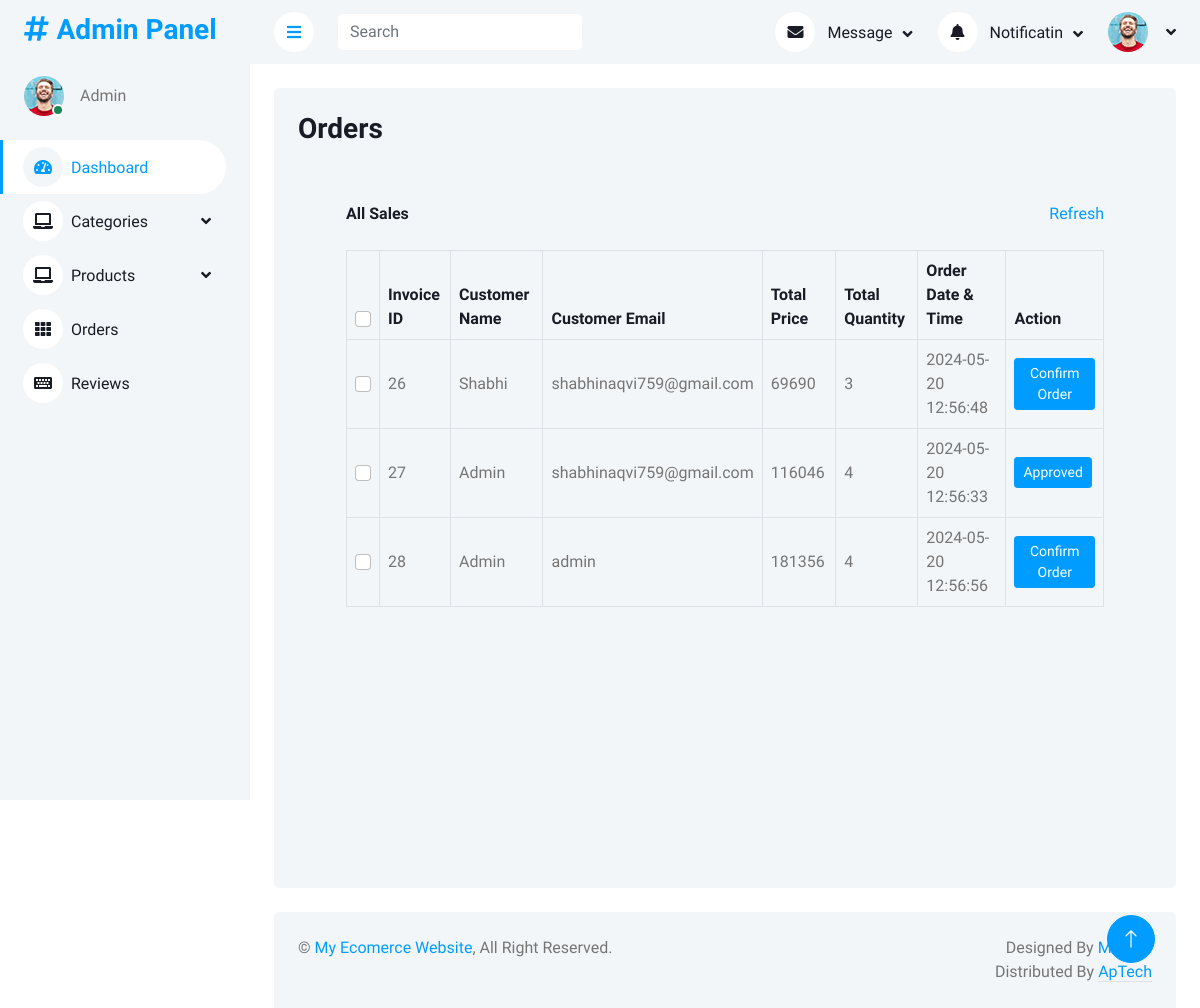
/AdminPanel/orders.php, run on an earlier commit of the app's database.
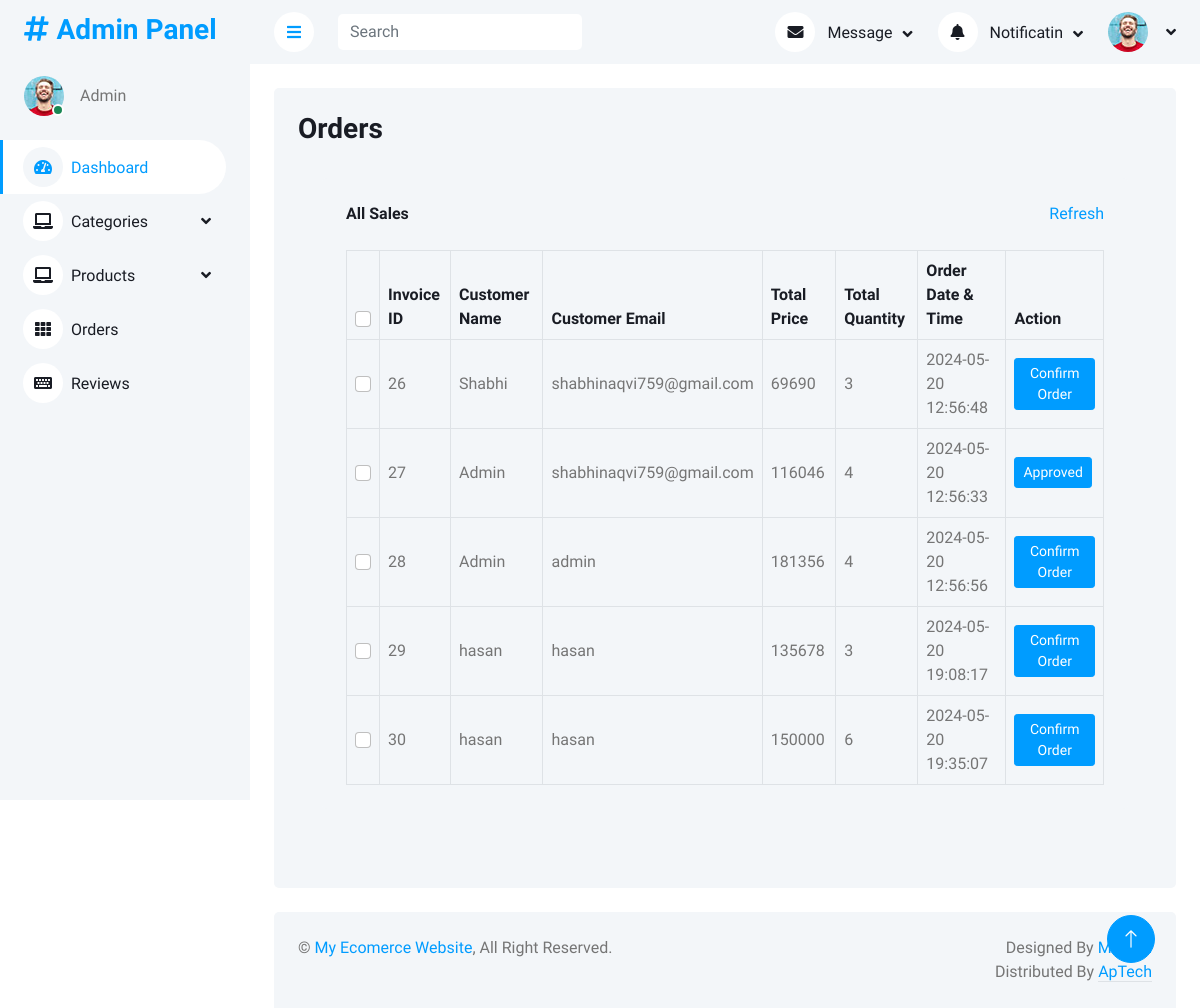
And on a later commit of the database.
### tables this page shows
CREATE TABLE `invoices` (
  `id` int(11) NOT NULL,
  `u_id` int(11) NOT NULL,
  `u_name` varchar(300) NOT NULL,
  `u_email` varchar(300) NOT NULL,
  `total_price` int(11) NOT NULL,
  `total_qty` int(11) NOT NULL,
  `status` varchar(200) NOT NULL DEFAULT 'Pending',
  `dateTime` timestamp NOT NULL DEFAULT current_timestamp() ON UPDATE current_timestamp()
);

### AdminPanel/orders.php (the view, shortened to what this page needs)
<?php
include "query.php";
include "header.php";
?>
<div class="container-fluid pt-4 px-4">
                <div class="row vh-100 bg-light rounded  mx-0">
                    <div class="col-md-12 p-4">
                        <h3>Orders</h3>
                        <div class="container-fluid pt-4 px-4">
                <div class="bg-light text-center rounded p-4">
                    <div class="d-flex align-items-center justify-content-between mb-4">
                        <h6 class="mb-0">All Sales</h6>
                        <a href="">Refresh</a>
                    </div>
                    <div class="table-responsive">
                        <table class="table text-start align-middle table-bordered table-hover mb-0">
                            <thead>
                                <tr class="text-dark">
                                    <th scope="col"><input class="form-check-input" type="checkbox"></th>
                                    <th scope="col">Invoice ID</th>
                                    <th scope="col">Customer Name</th>
                                    <th scope="col">Customer Email</th>
                                    <th scope="col">Total Price</th>
                                    <th scope="col">Total Quantity</th>
                                    <th scope="col">Order Date & Time</th>
                                    <th scope="col">Action</th>
                                </tr>
                            </thead>
                            <tbody>
                                <?php
                                $query = $pdo->query("select * from invoices");
                                $Allinvoices = $query->fetchAll(PDO::FETCH_ASSOC);
                                foreach ($Allinvoices as $invoice) {
                                ?>
                                <tr>
                                    <td><input class="form-check-input" type="checkbox"></td>
                                    <td><?php echo $invoice['id'] ?></td>
                                    <td><?php echo $invoice['u_name'] ?></td>
                                    <td><?php echo $invoice['u_email'] ?></td>
                                    <td><?php echo $invoice['total_price'] ?></td>
                                    <td><?php echo $invoice['total_qty'] ?></td>
                                    <td><?php echo $invoice['dateTime'] ?></td>
                                    <?php
                                        if($invoice['status'] == "Pending"){
                                        ?>
                                        <td>
                                            <form action="email.php" method="post">
                                            <button class="btn btn-sm btn-primary" name="sendEmail" >Confirm Order</button>
                                            </form>
                                        </td>
                                        <?php
                                        }
                                        else{
                                        ?>
                                        <td>
                                            <form action="email.php" method="post">
                                            <button class="btn btn-sm btn-primary" name="" >Approved</button>
                                            </form>
                                        </td>
                                    <?php
                                        }
                                    ?>
                                </tr>
                                    <?php
                                    }
                                    ?>
                            </tbody>
                        </table>
                    </div>
                </div>
            </div>
                    </div>
                </div>
 </div>
<?php
include "footer.php";
?>

### AdminPanel/header.php (shortened to what this page needs)
<!DOCTYPE html>
<html lang="en">
<head>
    <link href="https://cdnjs.cloudflare.com/ajax/libs/font-awesome/5.10.0/css/all.min.css" rel="stylesheet">
    <link href="https://cdn.jsdelivr.net/npm/bootstrap-icons@1.4.1/font/bootstrap-icons.css" rel="stylesheet">
    <link href="lib/owlcarousel/assets/owl.carousel.min.css" rel="stylesheet">
    <link href="lib/tempusdominus/css/tempusdominus-bootstrap-4.min.css" rel="stylesheet" />
    <link href="css/bootstrap.min.css" rel="stylesheet">
    <link href="css/style.css" rel="stylesheet">
</head>
<body>
    <div class="container-xxl position-relative bg-white d-flex p-0">
        <div class="sidebar pe-4 pb-3">
            <nav class="navbar bg-light navbar-light">
                <a href="." class="navbar-brand mx-4 mb-3">
                    <h3 class="text-primary"><i class="fa fa-hashtag me-2"></i>Admin Panel</h3>
                </a>
                <div class="d-flex align-items-center ms-4 mb-4">
                    <div class="position-relative">
                        <img class="rounded-circle" src="img/user.jpg" alt="" style="width: 40px; height: 40px;">
                        <div class="bg-success rounded-circle border border-2 border-white position-absolute end-0 bottom-0 p-1"></div>
                    </div>
                    <div class="ms-3">
                        <span>Admin</span>
                    </div>
                </div>
                <div class="navbar-nav w-100">
                    <a href="index.php" class="nav-item nav-link active"><i class="fa fa-tachometer-alt me-2"></i>Dashboard</a>
                    <div class="nav-item dropdown">
                        <a href="#" class="nav-link dropdown-toggle" data-bs-toggle="dropdown"><i class="fa fa-laptop me-2"></i>Categories</a>
                    </div>
                    <div class="nav-item dropdown">
                        <a href="#" class="nav-link dropdown-toggle" data-bs-toggle="dropdown"><i class="fa fa-laptop me-2"></i>Products</a>
                    </div>
                    <a href="orders.php" class="nav-item nav-link"><i class="fa fa-th me-2"></i>Orders</a>
                    <a href="reviews.php" class="nav-item nav-link"><i class="fa fa-keyboard me-2"></i>Reviews</a>
                </div>
            </nav>
        </div>
        <div class="content">
            <nav class="navbar navbar-expand bg-light navbar-light sticky-top px-4 py-0">
                <a href="#" class="sidebar-toggler flex-shrink-0">
                    <i class="fa fa-bars"></i>
                </a>
                <form class="d-none d-md-flex ms-4">
                    <input class="form-control border-0" type="search" placeholder="Search">
                </form>
                <div class="navbar-nav align-items-center ms-auto">
                    <div class="nav-item dropdown">
                        <a href="#" class="nav-link dropdown-toggle" data-bs-toggle="dropdown">
                            <i class="fa fa-envelope me-lg-2"></i>
                            <span class="d-none d-lg-inline-flex">Message</span>
                        </a>
                    </div>
                    <div class="nav-item dropdown">
                        <a href="#" class="nav-link dropdown-toggle" data-bs-toggle="dropdown">
                            <i class="fa fa-bell me-lg-2"></i>
                            <span class="d-none d-lg-inline-flex">Notificatin</span>
                        </a>
                    </div>
                    <div class="nav-item dropdown">
                        <a href="#" class="nav-link dropdown-toggle" data-bs-toggle="dropdown">
                            <img class="rounded-circle me-lg-2" src="img/user.jpg" alt="" style="width: 40px; height: 40px;">
                        </a>
                    </div>
                </div>
            </nav>

### AdminPanel/footer.php (shortened to what this page needs)
            <div class="container-fluid pt-4 px-4">
                <div class="bg-light rounded-top p-4">
                    <div class="row">
                        <div class="col-12 col-sm-6 text-center text-sm-start">
                            &copy; <a href="#">My Ecomerce Website</a>, All Right Reserved.
                        </div>
                        <div class="col-12 col-sm-6 text-center text-sm-end">
                            Designed By <a href=".">M Asad</a>
                        Distributed By <a class="border-bottom" href="." target="_blank">ApTech</a>
                        </div>
                    </div>
                </div>
            </div>
        </div>
        <a href="#" class="btn btn-lg btn-primary btn-lg-square back-to-top"><i class="bi bi-arrow-up"></i></a>
    </div>
</body>
</html>

### AdminPanel/css/style.css (style rules this page uses)
:root { --primary: #009CFF; --light: #F3F6F9; --dark: #191C24; }
.back-to-top { position: fixed; display: none; right: 45px; bottom: 45px; z-index: 99; }
.btn { transition: .5s; }
.btn.btn-primary { color: #FFFFFF; }
.btn-lg-square { width: 48px; height: 48px; }
.btn-square, .btn-sm-square, .btn-lg-square { padding: 0; display: inline-flex; align-items: center; justify-content: center; font-weight: normal; border-radius: 50px; }
.sidebar { position: fixed; top: 0; left: 0; bottom: 0; width: 250px; height: 100vh; overflow-y: auto; background: var(--light); transition: 0.5s; z-index: 999; }
.content { margin-left: 250px; min-height: 100vh; background: #FFFFFF; transition: 0.5s; }
@media (min-width: 992px) { .sidebar { margin-left: 0; } }
@media (min-width: 992px) { .content { width: calc(100% - 250px); } }
.sidebar .navbar .navbar-nav .nav-link { padding: 7px 20px; color: var(--dark); font-weight: 500; border-left: 3px solid var(--light); border-radius: 0 30px 30px 0; outline: none; }
.sidebar .navbar .navbar-nav .nav-link:hover, .sidebar .navbar .navbar-nav .nav-link.active { color: var(--primary); background: #FFFFFF; border-color: var(--primary); }
.sidebar .navbar .navbar-nav .nav-link i { width: 40px; height: 40px; display: inline-flex; align-items: center; justify-content: center; background: #FFFFFF; border-radius: 40px; }
.sidebar .navbar .navbar-nav .nav-link:hover i, .sidebar .navbar .navbar-nav .nav-link.active i { background: var(--light); }
.sidebar .navbar .dropdown-toggle::after { position: absolute; top: 15px; right: 15px; border: none; content: "\f107"; font-family: "Font Awesome 5 Free"; font-weight: 900; transition: .5s; }
.content .navbar .navbar-nav .nav-link { margin-left: 25px; padding: 12px 0; color: var(--dark); outline: none; }
.content .navbar .sidebar-toggler, .content .navbar .navbar-nav .nav-link i { width: 40px; height: 40px; display: inline-flex; align-items: center; justify-content: center; background: #FFFFFF; border-radius: 40px; }
.content .navbar .dropdown-toggle::after { margin-left: 6px; vertical-align: middle; border: none; content: "\f107"; font-family: "Font Awesome 5 Free"; font-weight: 900; transition: .5s; }

What changed in the data, as far as the page shows it:
added invoices: id "29", u_name "hasan", u_email "hasan", total_price "135678", total_qty "3", dateTime "2024-05-20 19:08:17"
added invoices: id "30", u_name "hasan", u_email "hasan", total_price "150000", total_qty "6", dateTime "2024-05-20 19:35:07"
